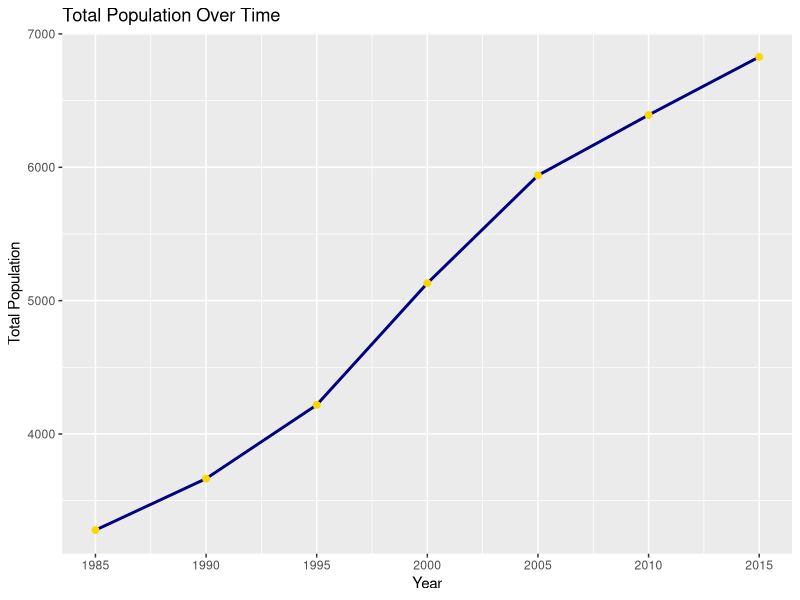

Write R code to recreate this figure.
library(tidyverse)
library(readr)
library(ggplot2)

setwd("../Arizona-Water-Analysis")
USGS <- read_csv("raw-data/USGS Water Use Data for All of Arizona.csv")

USGS <- USGS %>%
  mutate(across(-c(`State Code`, `State Name`, `County Code`, `County Name`, `Year`, 
                   `Total Population total population of area, in thousands`), as.character)) %>%
  rename(Population = 'Total Population total population of area, in thousands')
  

water_withdrawals <- USGS %>%
  select(
    `County Name`, `Year`, `Population`,
    contains("total self-supplied withdrawals") & contains("total, in Mgal/d")
  )

#Population Table 
Population <- water_withdrawals %>%
  group_by(Year) %>%
  summarise(Total_Population = sum(Population, na.rm = TRUE))

plot1 <- ggplot(data= Population, aes(x= Year, y= Total_Population )) +
  geom_line(color = "navy", size = 1) +
  geom_point(color = "gold", size = 2) + 
  scale_x_continuous(breaks = seq(min(Population$Year), max(Population$Year), by = 5)) +
  labs(title = "Total Population Over Time", x = "Year", y = "Total Population") 

plot1





















